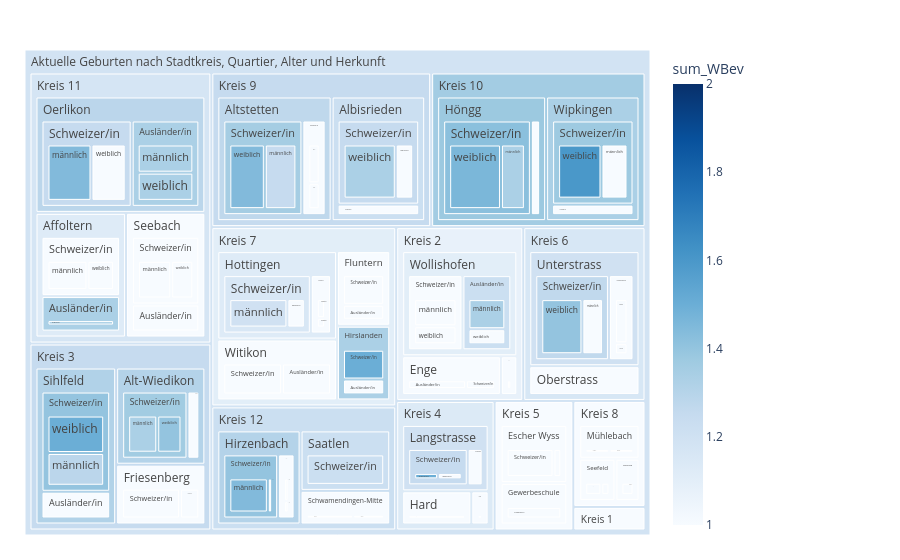

Source (notebook cell):
### Code cell
fig = px.treemap(myTreemapAgg.reset_index(), path=[px.Constant("Aktuelle Geburten nach Stadtkreis, Quartier, Alter und Herkunft"), 'KreisLang','QuarLang','HerkunftLang', 'SexLang']
                 , values='sum_WBev'
                 , color='sum_WBev'
                 ## bei discrete scales (bei Klassen und Strings):                 
                 #, color_discrete_map={'(?)':'lightgrey','EVP':'gold', 'SP':'#FF3030', 'PdA':'#EE3B3B', 'Grüne':'#A2CD5A','GLP':'#CAFF70','Die Mitte':'orange','FDP':'#104E8B','AL':'deeppink','SVP':'forestgreen', 'FL ZÜRI':'#8B864E','Volt':'#lightblue' }                
                 ## bei continuous scales (bei Zahlenwerten):
                , color_continuous_scale='Blues'
                #, color_continuous_midpoint=np.average(df['AnzBestWir'], weights=df['AnzBestWir'])  
                 #,height=400
                 #,width=1500                 
                )
fig.update_traces(root_color="grey")
fig.update_layout(margin = dict(t=50, l=25, r=250, b=25))
fig.show()

### Figure 1 — Plotly figure (JSON) as saved in the notebook; plotly's stock layout.template omitted (floating-point values rounded to 4 significant figures; data arrays with more than 128 entries replaced by an {"elided": "..."} marker saying what was removed)
{"data": [{"branchvalues": "total", "customdata": {"elided": "191x1 float values"}, "domain": {"x": [0, 1], "y": [0, 1]}, "hovertemplate": "labels=%{label}<br>sum_WBev_sum=%{value}<br>parent=%{parent}<br>id=%{id}<br>sum_WBev=%{color}<extra></extra>", "ids": {"elided": "191 str values"}, "labels": {"elided": "191 str values"}, "marker": {"coloraxis": "coloraxis", "colors": {"elided": "191 float values"}}, "name": "", "parents": {"elided": "191 str values"}, "root": {"color": "grey"}, "type": "treemap", "values": {"elided": "191 int values"}}], "layout": {"autosize": true, "coloraxis": {"colorbar": {"title": {"text": "sum_WBev"}}, "colorscale": [[0, "rgb(247,251,255)"], [0.125, "rgb(222,235,247)"], [0.25, "rgb(198,219,239)"], [0.375, "rgb(158,202,225)"], [0.5, "rgb(107,174,214)"], [0.625, "rgb(66,146,198)"], [0.75, "rgb(33,113,181)"], [0.875, "rgb(8,81,156)"], [1, "rgb(8,48,107)"]]}, "legend": {"tracegroupgap": 0}, "margin": {"b": 25, "l": 25, "r": 250, "t": 50}}}
